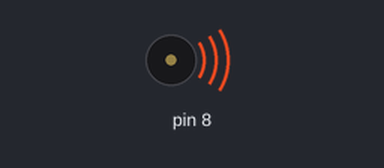
Recording of a sketch running on a simulated Arduino Uno, built with avr-gcc and run on an emulated ATmega328P. On the bench: buzzer (waves = sounding).

Above: at 0.3 s.
At 7.05 s:
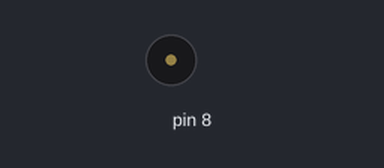
Timing chart, 0 to 13.7 s (numbered marks = the images above):
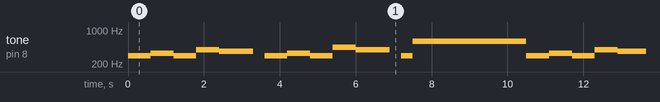

The sketch:

tone-3.ino
```cpp
void setup() {
  // put your setup code here, to run once:

}

void loop() {
  // put your main code here, to run repeatedly:
tone(8,293.66);
delay(300);

tone(8,293.66);
delay(300);

tone(8,329.63);
delay(600);

tone(8,293.66);
delay(600);

tone(8,392.00);
delay(600);


tone(8,369.99);
delay(900);


noTone(8);
delay(300);

tone(8,293.66);
delay(300);

tone(8,293.66);
delay(300);

tone(8,329.63);
delay(600);

tone(8,293.66);
delay(600);

tone(8,440);
delay(600);


tone(8,392 );
delay(900);


noTone(8);
delay(300);

tone(8,293.66);
delay(300);


tone(8,587.33);
delay(600);

tone(8,587.33);
delay(600);

tone(8,587.33);
delay(600);


tone(8,587.33);
delay(600);


tone(8,587.33);
delay(600);


}
```

Measured:
- by itself, tone on pin 8: repeats every 10.5 s: 329 Hz 0.60 s, 293 Hz 0.60 s, 392 Hz 0.60 s, 369 Hz 0.90 s, silent 0.30 s, 293 Hz 0.60 s, 329 Hz 0.60 s, 293 Hz 0.60 s, 440 Hz 0.60 s, 392 Hz 0.90 s, silent 0.30 s, 293 Hz 0.30 s, 587 Hz 3.0 s, 293 Hz 0.60 s
